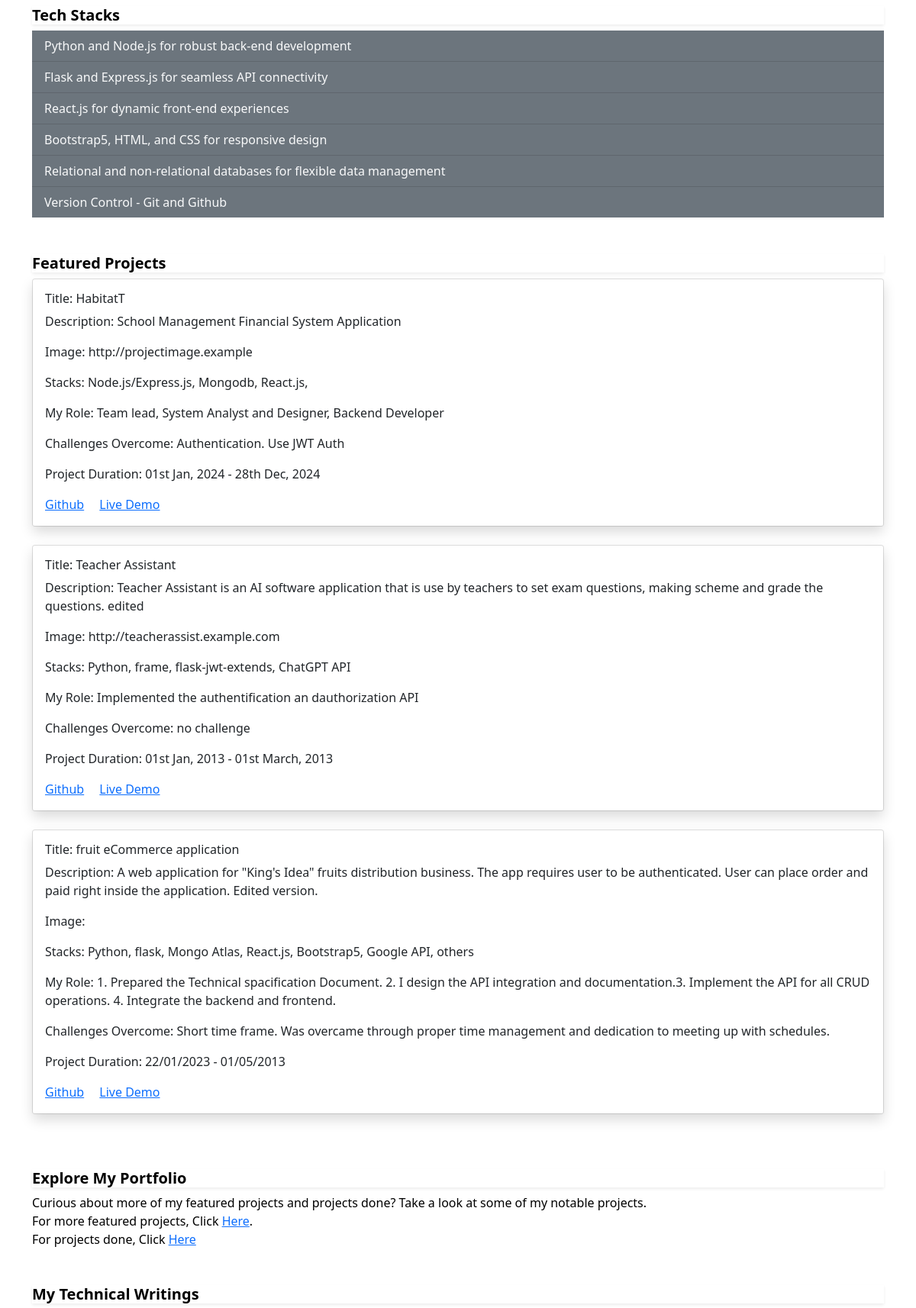
Before: / (middle part) with the older database file.
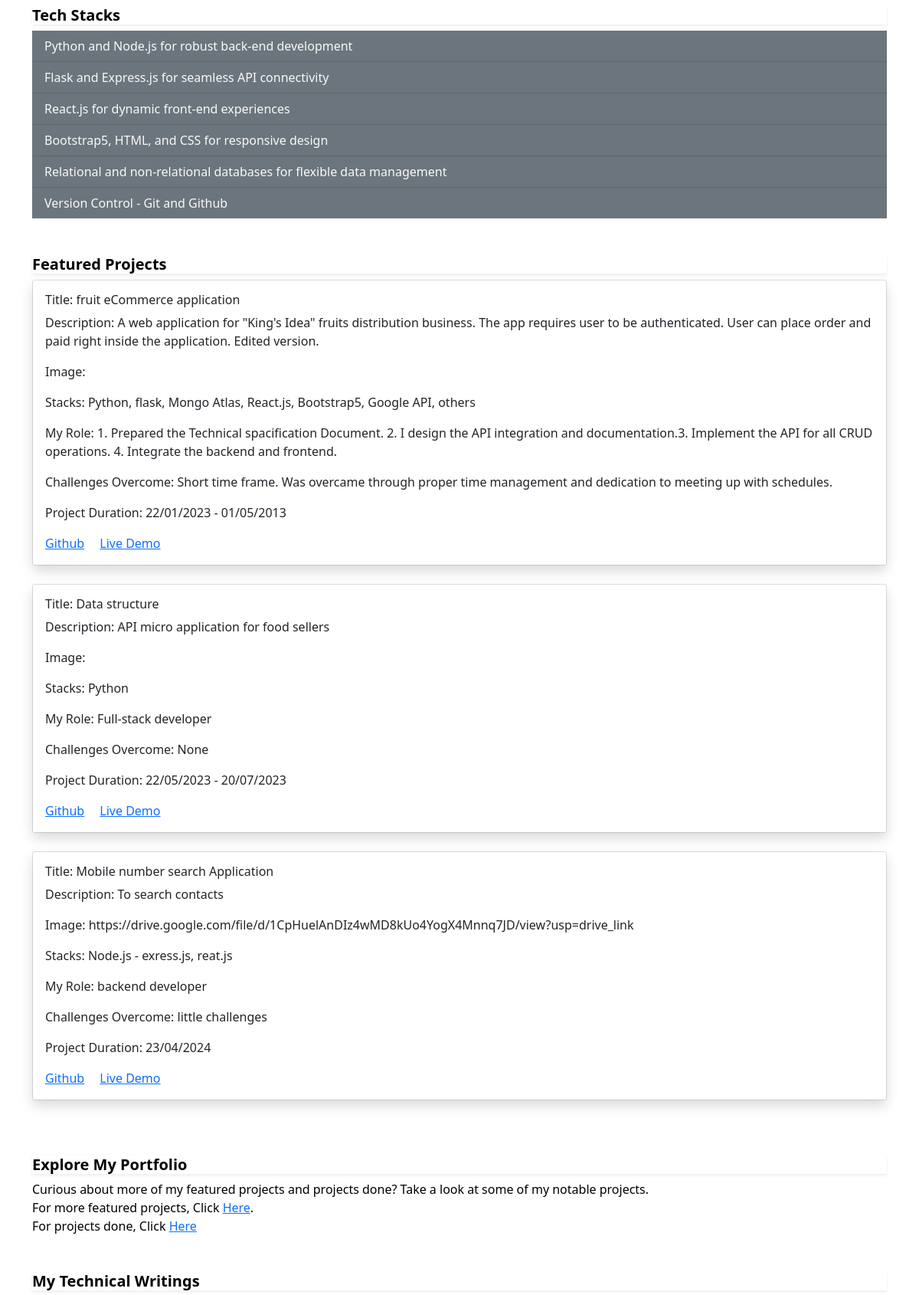
After: the same page with the newer database file.
### app/models/featured_project.py (models this page shows, shortened)
class FeaturedProject(db.Model):
    __tablename__ = 'featured_projects'
    featured_project_id: Mapped[int] = mapped_column(primary_key=True)
    date_created: Mapped[datetime] = mapped_column(
        DateTime, default=datetime.utcnow
    )
    date_updated: Mapped[datetime] = mapped_column(
        DateTime, default=datetime.utcnow, onupdate=datetime.utcnow
    )
    title: Mapped[str] = mapped_column(String(length=1024))
    description: Mapped[str] = mapped_column(Text)
    image_link: Mapped[Optional[str]] = mapped_column(
        String(length=2083), unique=False
    )
    stacks: Mapped[str] = mapped_column(String(length=1024))
    role: Mapped[Optional[str]] = mapped_column(
        Text, unique=False
    )
    challenges: Mapped[Optional[str]] = mapped_column(
        Text, unique=False
    )
    date_cmptd: Mapped[Optional[str]] = mapped_column(
        String(length=1024), unique=False
    )
    domain_link: Mapped[Optional[str]] = mapped_column(
        String(length=2083), unique=False
    )
    github_link: Mapped[Optional[str]] = mapped_column(
        String(length=2083), unique=False
    )

### app/routes/home.py (the view)
@home_bp.route("/", methods=['GET'], strict_slashes=False)
def home_page():
    featured_projects = FeaturedProject.query.all()
    return render_template('home.html', featured_projects=featured_projects)

### app/templates/home.html (shortened to what this page needs)
{% extends "base.html" %}
{% block content %}
 <div class="container mt-4">
  <div class="mt-5">
     <h5 class="fw-bold shadow-sm">Tech Stacks</h5>
     <ul class="list-group list-group-flush">
       <li class="list-group-item bg-secondary text-light">Python and Node.js for robust back-end development</li>
       <li class="list-group-item bg-secondary text-light">Flask and Express.js for seamless API connectivity</li>
       <li class="list-group-item bg-secondary text-light">React.js for dynamic front-end experiences</li>
       <li class="list-group-item bg-secondary text-light">Bootstrap5, HTML, and CSS for responsive design</li>
       <li class="list-group-item bg-secondary text-light">Relational and non-relational databases for flexible data management</li>
       <li class="list-group-item bg-secondary text-light">Version Control - Git and Github</li>
     </ul>
  </div>
  <div class="mt-5">
     <h5 class="fw-bold shadow-sm">Featured Projects</h5>
     <div class="row">
        {% for featured_project in featured_projects[-3:] %}
        <div class="col.md-4 mb-4">
           <div class="card h-100">
              <div class="card-body shadow">
                <h6 class="card-title text-dark">Title: {{ featured_project.title }}</h6>
                <p class="card-text text-dark">Description: {{ featured_project.description }}</p>
                <p class="card-text text-dark">Image: {{ featured_project.image_link }}</p>
                <p class="card-text text-dark">Stacks: {{ featured_project.stacks}}</p>
                <p class="card-text text-dark">My Role: {{ featured_project.role}}</p>
                <p class="card-text text-dark">Challenges Overcome: {{ featured_project.challenges}}</p>
                <p class="card-text text-dark">Project Duration: {{ featured_project.date_cmptd}}</p>
                <a href="{{ featured_project.domain_link}}" class="card-link">Github</a>
                <a href="{{ featured_project.github_link}}" class="card-link">Live Demo</a>
              </div>
           </div>
        </div>
        {% endfor %}
     </div>
  </div>
  <div class="mt-5">
     <h5 class="fw-bold shadow-sm">Explore My Portfolio</h5>
     <p>
     Curious about more of my featured projects and projects done? Take a look at some of my notable projects.
     <br>
     For more featured projects, Click <a href="{{ url_for('main.featured_projects.view_featured_projects') }}">Here</a>.
     <br>
     For projects done, Click <a href="{{ url_for('main.projects_done.view_projects_done') }}">Here</a><br>
     </p>
  </div>
  <div class="mt-5">
     <h5 class="fw-bold shadow-sm">My Technical Writings</h5>
  </div>
{% endblock %}

Changed rows visible on the page:
no longer on this page (row unchanged): FeaturedProject: title "HabitatT", description "School Management Financial System Application", image_link "http://projectimage.example", stacks "Node.js/Express.js, Mongodb, React.js,", role "Team lead, System Analyst and Designer, Backend Developer", challenges "Authentication. Use JWT Auth", date_cmptd "01st Jan, 2024 - 28th Dec, 2024"
no longer on this page (row unchanged): FeaturedProject: title "Teacher Assistant", description "Teacher Assistant is an AI software application that is use by teachers to set exam questions, making scheme and grade the questions. edited", image_link "http://teacherassist.example.com", stacks "Python, frame, flask-jwt-extends, ChatGPT API", role "Implemented the authentification an dauthorization API", challenges "no challenge", date_cmptd "01st Jan, 2013 - 01st March, 2013"
added FeaturedProject: title "Data structure", description "API micro application for food sellers", stacks "Python", role "Full-stack developer", challenges "None", date_cmptd "22/05/2023 - 20/07/2023"
added FeaturedProject: title "Mobile number search Application", description "To search contacts", image_link "https://drive.google.com/file/d/1CpHuelAnDIz4wMD8kUo4YogX4Mnnq7JD/view?usp=drive_link", stacks "Node.js - exress.js, reat.js", role "backend developer", challenges "little challenges", date_cmptd "23/04/2024"
